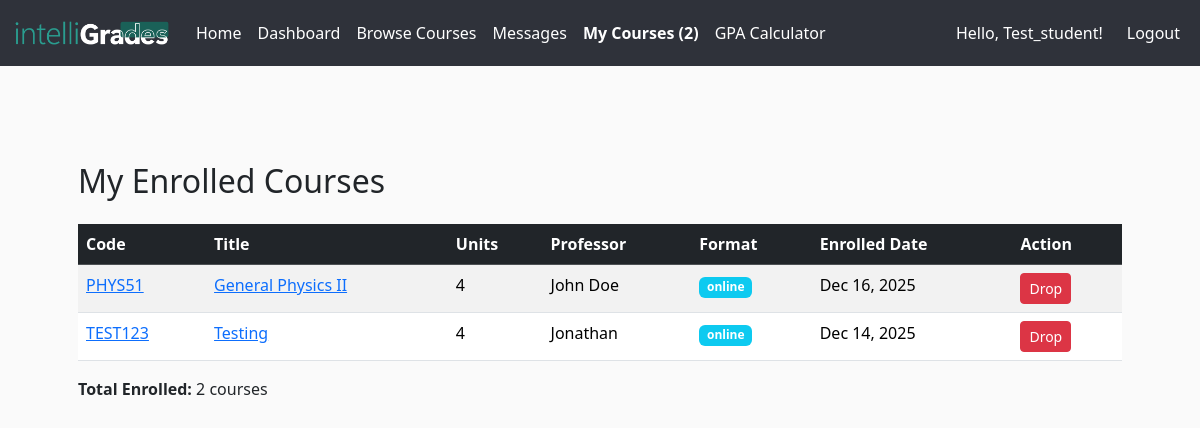
The app's page /courses/my-courses (signed in) with its own data.
### app/models.py (models this page shows, shortened)
class Course(db.Model):
    __tablename__ = 'courses'
    id = db.Column(db.Integer, primary_key=True)
    code = db.Column(db.String(32), unique=True, nullable=False)
    title = db.Column(db.String(128), nullable=False)
    description = db.Column(db.Text)
    credits = db.Column(db.Integer, nullable=False)  # number of units/credits
    professor = db.Column(db.String(128), nullable=True)
    professor_id = db.Column(db.Integer, db.ForeignKey('users.id'), nullable=True)
    professor_user = db.relationship(
        'User',
        foreign_keys=[professor_id],
        backref='created_courses'
    )
    availability = db.Column(db.Boolean, default=True)
    format = db.Column(db.String(32), default='online')
    max_students = db.Column(db.Integer)
    created_at = db.Column(db.DateTime, default=datetime.utcnow)
    enrollments_rel = db.relationship(
        'Enrollment',
        backref='course',
        lazy='dynamic',
        cascade='all,delete-orphan'
    )
    assignments = db.relationship(
        'Assignment',
        back_populates='course',
        lazy='dynamic',
        cascade='all,delete-orphan'
    )
    announcements = db.relationship(
        'Announcement',
        back_populates='course',
        lazy='dynamic',
        cascade='all,delete-orphan'
    )

class Enrollment(db.Model):
    __tablename__ = 'enrollments'
    id = db.Column(db.Integer, primary_key=True)
    user_id = db.Column(db.Integer, db.ForeignKey('users.id'), nullable=False)
    course_id = db.Column(db.Integer, db.ForeignKey('courses.id'), nullable=False)
    enrolled_at = db.Column(db.DateTime, default=datetime.utcnow)
    grade = db.Column(db.String(2))
    user = db.relationship('User', backref='course_enrollments')
    __table_args__ = (
        db.UniqueConstraint('user_id', "course_id", name='unique_user_course'),
    )

### app/courses/routes.py (the view)
@courses_bp.route('/my-courses')
@login_required
def my_courses():
    enrolled_courses = current_user.get_enrolled_courses()
    return render_template('courses/my_courses.html', courses=enrolled_courses)

### app/__init__.py (called while the page is built)
@create_app.context_processor
def inject_notifications():
    if current_user.is_authenticated:
        return {
            "notifications": [
                {"message": "You haven’t checked Week 3 notes."},
                {"message": "New message in CMPE 102 discussion board."}
            ]
        }
    return {"notifications": []}

@login_manager.user_loader
def load_user(user_id):
    return User.query.get(int(user_id))

### app/models.py (called while the page is built)
    @property
    def is_student(self):
        return self.role == self.ROLE_STUDENT

    @property
    def is_professor(self):
        return self.role == self.ROLE_PROFESSOR

    @property
    def is_admin(self):
        return self.role == self.ROLE_ADMIN

    def get_enrolled_courses(self):
        from app.models import Course, Enrollment
        return Course.query.join(Enrollment).filter(
            Enrollment.user_id == self.id
        ).all()

    def get_enrolled_courses_count(self):
        from app.models import Enrollment
        return Enrollment.query.filter_by(user_id=self.id).count()

### app/courses/templates/courses/my_courses.html
{% extends "base.html" %} {% block body %}
<div class="container mt-5">
  <h2>My Enrolled Courses</h2>
  {% if courses %}
  <table class="table table-striped mt-4">
    <thead class="table-dark">
      <tr>
        <th>Code</th>
        <th>Title</th>
        <th>Units</th>
        <th>Professor</th>
        <th>Format</th>
        <th>Enrolled Date</th>
        <th>Action</th>
      </tr>
    </thead>
    <tbody>
      {% for course in courses %}
      <tr>
        <td>
          <a
            href="{{ url_for('courses.course_dashboard', course_id=course.id) }}"
            >{{ course.code }}</a
          >
        </td>
        <td>
          <a
            href="{{ url_for('courses.course_dashboard', course_id=course.id) }}"
            >{{ course.title }}</a
          >
        </td>
        <td>{{ course.credits }}</td>
        <td>{{ course.professor }}</td>
        <td><span class="badge bg-info">{{ course.format }}</span></td>
        <td>
          {% set enrollment =
          course.enrollments_rel.filter_by(user_id=current_user.id).first() %}
          {{ enrollment.enrolled_at.strftime('%b %d, %Y') if enrollment else
          'N/A' }}
        </td>
        <td>
          <form
            method="POST"
            action="{{ url_for('courses.drop_course', course_id=course.id) }}"
            style="display: inline"
          >
            <button
              type="submit"
              class="btn btn-sm btn-danger"
              onclick="return confirm('Drop this course?')"
            >
              Drop
            </button>
          </form>
        </td>
      </tr>
      {% endfor %}
    </tbody>
  </table>
  <div class="mt-3">
    <strong>Total Enrolled:</strong> {{ courses|length }} courses
  </div>
  {% else %}
  <p class="alert alert-warning mt-3">
    You are not enrolled in any courses.
    <a href="{{ url_for('courses.courses_list') }}">Browse available courses</a>
  </p>
  {% endif %}
</div>
{% endblock %}

### app/static/styles.css (style rules this page uses)
body, #whatifTable thead tr, #whatifTable td, #whatifTable th { background-color: #fafafa; }

### records on screen
Course: code "PHYS51", title "General Physics II", credits "4", professor "John Doe", format "online"
Enrollment: enrolled_at "Dec 16, 2025"
Course: code "TEST123", title "Testing", credits "4", professor "Jonathan", format "online"
Enrollment: enrolled_at "Dec 14, 2025"

### other values on screen
{{ current_user.get_enrolled_courses_count() }} "2"
{{ username }} "Test_student"
{{ courses|length }} "2"
